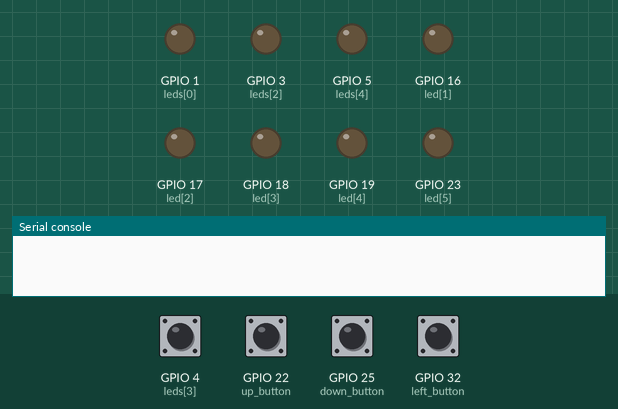
This program was run on a simulated ESP32 board running MicroPython. Parts: output pins drawn as LEDs (lit = HIGH), the last lines printed to the serial console. Dashed ring = blinking. Inputs (shaded band) come from the test bench; at power-on: GPIO 4 (leds[3]), GPIO 22 (up_button), GPIO 25 (down_button), GPIO 32 (left_button) HIGH.

Above: at 1.2 s.
1.3 s: GPIO 25 (down_button) pulled LOW for 0.6 s
At 1.55 s:
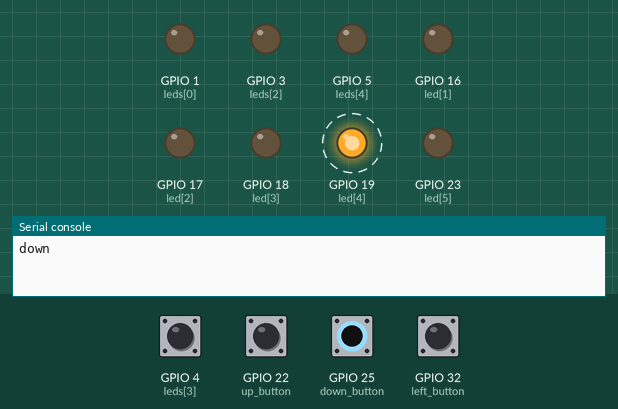
3.7 s: GPIO 4 (leds[3]) pulled LOW for 0.6 s
At 4.3 s:
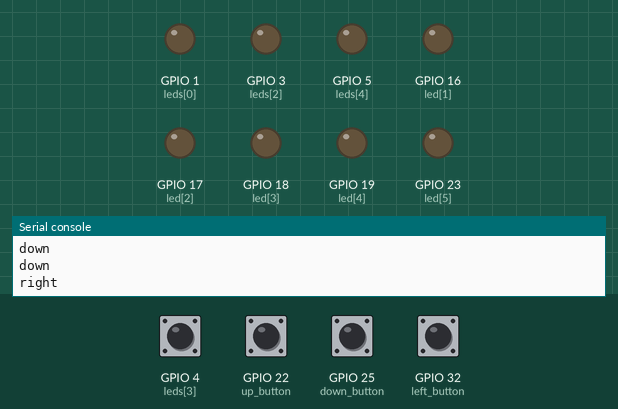
5.8 s: GPIO 22 (up_button) pulled LOW for 0.6 s
At 7.2 s:
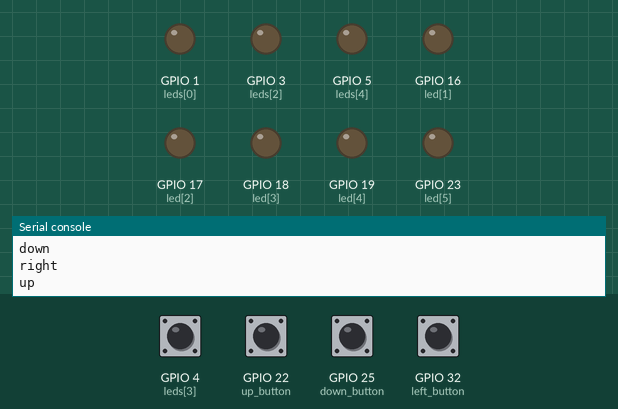
7.9 s: GPIO 32 (left_button) pulled LOW for 0.6 s
At 8.8 s:
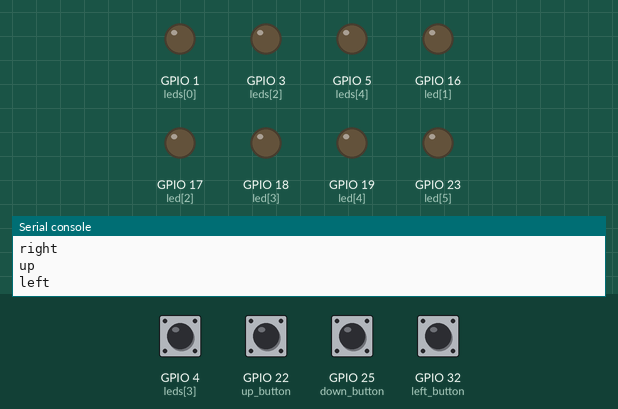
Timing chart, 0 to 10.9 s (numbered marks = the images above; inputs shaded):
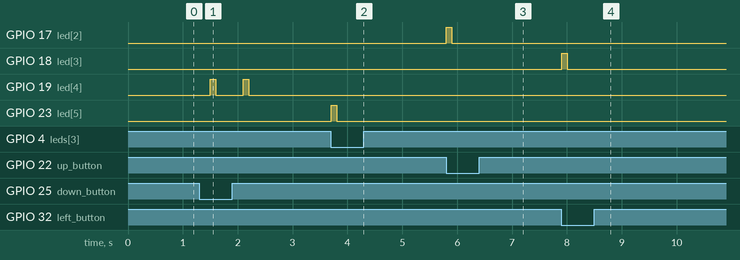

Measured:
- after the input at 1.3 s, GPIO 19 (led[4]): alternates HIGH for 0.10 s and LOW for 0.50 s, 4 changes in all, then stays LOW, starting after 0.20 s
- after the input at 3.7 s, GPIO 23 (led[5]): LOW → HIGH at once, → LOW 0.10 s later
- after the input at 5.8 s, GPIO 17 (led[2]): LOW → HIGH at once, → LOW 0.10 s later
- after the input at 7.9 s, GPIO 18 (led[3]): LOW → HIGH at once, → LOW 0.10 s later

The program:

2.2_button-3btn-wled.py
```python
from machine import Pin
from time import sleep

# 定义LED管脚
led=[0,16,17,18,19,23,5,1,3]
leds = [Pin(led[i],Pin.OUT) for i in range(1,9)]

uppin=22
leftpin=32
downpin=25
rightpin=4

up_button=Pin(uppin,Pin.IN,Pin.PULL_UP)
left_button=Pin(leftpin,Pin.IN,Pin.PULL_UP)
down_button=Pin(downpin,Pin.IN,Pin.PULL_UP)
right_button=Pin(rightpin,Pin.IN,Pin.PULL_UP)

state=['up','left','down','right']

up_status=1
left_status=1
down_status=1
right_status=1

while True:
    up_tmp=up_button.value()
    if up_tmp!=up_status:
        if up_tmp==0:
            print(state[0])
            leds[1].value(1)
            sleep(0.1)
            leds[1].value(0)
        up_status=up_tmp

    #left
    left_status=left_button.value()
    if left_status != 1:
        print(state[1])
        leds[2].value(1)
        sleep(0.1)
        leds[2].value(0)

    #down
    down_tmp=down_button.value()
    if down_tmp!=down_status :
        print(state[2])
        leds[3].value(1)
        sleep(0.1)
        leds[3].value(0)
        down_status=down_tmp

    #right
    right_tmp=right_button.value()
    if right_tmp!=1:
        print(state[3])
        leds[4].value(1)
        sleep(0.1)
        leds[4].value(0)

    sleep(0.5)

    
```
